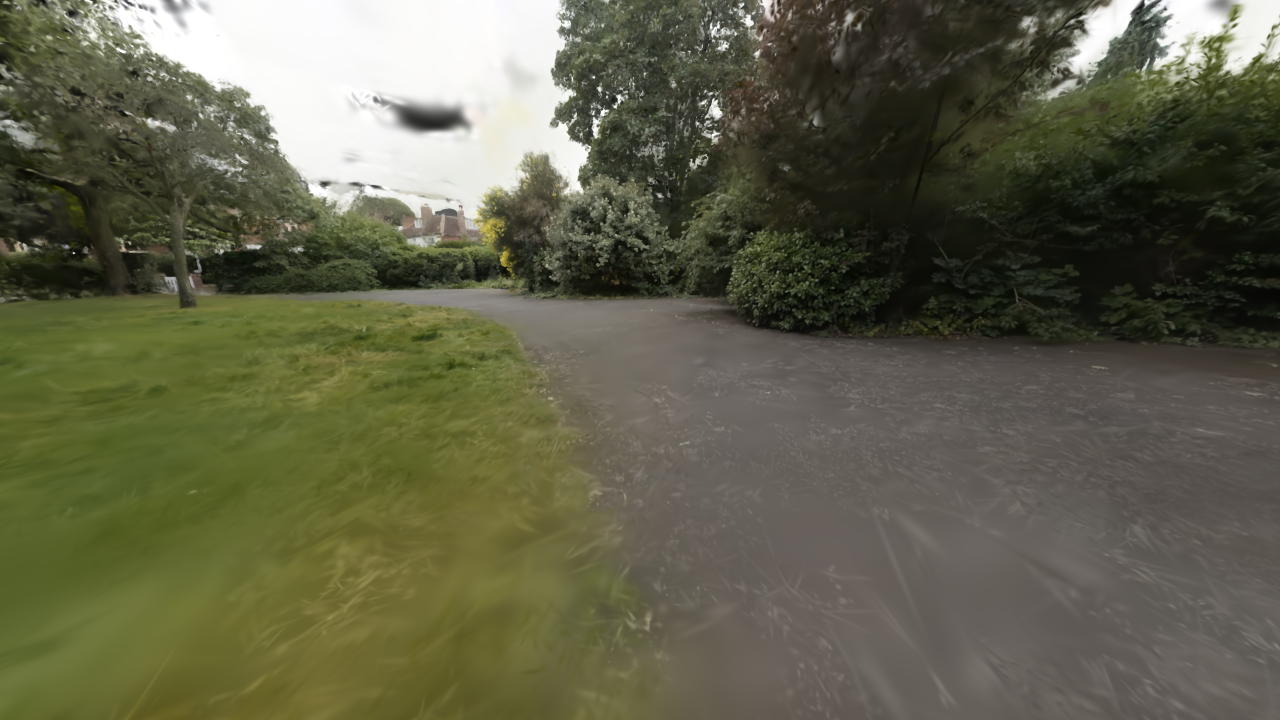

Reproduce this figure in Python.
#!/usr/bin/env python
import gaussian_splatting.util_gau as util_gau
from PIL import Image
import math
import glm
import torch
import numpy as np
from gaussian_splatting.utils.sh_utils import eval_sh
from gaussian_splatting.gauss_render import homogeneous
import gaussian_splatting.utils as utils


#ply = util_gau.load_ply("/home/bongwon/Desktop/3DGS_playground/GaussianSplattingViewer/models/bicycle/point_cloud/iteration_7000/point_cloud.ply")
ply = util_gau.load_ply('bicycle.ply')
#ply = util_gau.naive_gaussian()

means3D = torch.from_numpy(ply.xyz).cuda()
opacity = torch.from_numpy(ply.opacity).cuda()
scales = torch.from_numpy(ply.scale).cuda()
rotations = torch.from_numpy(ply.rot).cuda()
shs = torch.from_numpy(ply.sh.reshape((rotations.shape[0], -1, 3))).cuda()
# (bong-furiosa)
# 기존 torch-splatting의 입력 값을 확인했을 때, dim=1에서 맨 앞만 유효한 shs 값이고 나머지는 전부 0입니다.
shs[:, 1:, :] = 0

class Camera:
    def __init__(self, h, w):
        self.znear = 0.01
        self.zfar = 100
        self.image_height = self.h = h
        self.image_width = self.w = w
        self.fovy = np.pi / 2

        self.FoVy = np.pi/2
        tany = math.tan(self.fovy/2)
        tanx = tany/self.h*self.w
        self.FoVx = math.atan(tanx)*2
        self.focal_x = self.w / (2*np.tan(self.FoVx/2))
        self.focal_y = self.h / (2*np.tan(self.FoVy/2))

        self.position = np.array([0.0, 0.0, 3.0]).astype(np.float32)
        self.target = np.array([0.0, 0.0, 0.0]).astype(np.float32)
        self.up = np.array([0.0, -1.0, 0.0]).astype(np.float32)
        self.yaw = -np.pi / 2
        self.pitch = 0

        self.is_pose_dirty = True
        self.is_intrin_dirty = True

        self.last_x = 640
        self.last_y = 360
        self.first_mouse = True

        self.is_leftmouse_pressed = False
        self.is_rightmouse_pressed = False

        self.rot_sensitivity = 0.02
        self.trans_sensitivity = 0.01
        self.zoom_sensitivity = 0.08
        self.roll_sensitivity = 0.03
        self.target_dist = 3.

        self.world_view_transform = torch.from_numpy(self.get_view_matrix()).T.inverse().cuda()
        self.projection_matrix = torch.from_numpy(self.get_project_matrix()).T.cuda()

    def get_view_matrix(self):
        view_matrix = np.array(glm.lookAt(self.position, self.target, self.up))
        scale_matrix = np.array([[1.0, 0.0, 0.0, 0.0],
                                    [0.0, 1.0, 0.0, 0.0],
                                    [0.0, 0.0, -1.0, 0.0],
                                    [0.0, 0.0, 0.0, 1.0]],dtype=np.float32)
        return np.matmul(scale_matrix, view_matrix)

    def get_project_matrix(self):
        # htanx, htany, focal = self.get_htanfovxy_focal()
        # f_n = self.zfar - self.znear
        # proj_mat = np.array([
        #     1 / htanx, 0, 0, 0,
        #     0, 1 / htany, 0, 0,
        #     0, 0, self.zfar / f_n, - 2 * self.zfar * self.znear / f_n,
        #     0, 0, 1, 0
        # ])
        project_mat = glm.perspective(
            self.fovy,
            self.w / self.h,
            self.znear,
            self.zfar
        )
        return np.array(project_mat).astype(np.float32)

camera=  Camera(720,1280)

###################################################
# PROJECTION PHASE
def projection_ndc(points, viewmatrix, projmatrix):
    points_o = homogeneous(points) # object space
    points_h = points_o @ viewmatrix @ projmatrix # screen space # RHS
    p_w = 1.0 / (points_h[..., -1:] + 0.000001)
    p_proj = points_h * p_w
    p_view = points_o @ viewmatrix
    # (bong-furisoa)
    # 영역 밖의 불필요한 Gaussian이 포함되면 색깔 계산에 잘못 누적되는 것이 아닌가 생각이 들었습니다.
    # 그래서 in_mask를 부활시키겠습니다.
    in_mask = p_view[..., 2] >= 0.2
    return p_proj, p_view, in_mask

mean_ndc, mean_view, in_mask = projection_ndc(means3D, 
        viewmatrix=camera.world_view_transform, 
        projmatrix=camera.projection_matrix)
# (bong-furisoa)
# Gaussian Sphere들을 in_mask를 사용해서 필터링하겠습니다.
mean_ndc = mean_ndc[in_mask]
mean_view = mean_view[in_mask]
depths = mean_view[:,2]

###################################################
# BUILD COLOR PHASE
active_sh_degree = int(np.round(np.sqrt(ply.sh_dim/3)))-1
def build_color(means3D, shs, camera):
    rays_o = torch.from_numpy(camera.position).cuda()
    rays_d = means3D - rays_o
    color = eval_sh(active_sh_degree, shs.permute(0,2,1), rays_d)
    color = (color + 0.5).clip(min=0.0)
    return color

# (bong-furisoa)
# Gaussian Sphere들을 in_mask를 사용해서 필터링하겠습니다.
color = build_color(means3D=means3D[in_mask], shs=shs[in_mask], camera=camera)

###################################################
# BUILD COV3D PHASE
def build_rotation(r):
    #norm = torch.sqrt(r[:,0]*r[:,0] + r[:,1]*r[:,1] + r[:,2]*r[:,2] + r[:,3]*r[:,3])

    #q = r / norm[:, None]
    q = r

    R = torch.zeros((q.size(0), 3, 3), device='cuda')

    r = q[:, 0]
    x = q[:, 1]
    y = q[:, 2]
    z = q[:, 3]

    R[:, 0, 0] = 1 - 2 * (y*y + z*z)
    R[:, 0, 1] = 2 * (x*y - r*z)
    R[:, 0, 2] = 2 * (x*z + r*y)
    R[:, 1, 0] = 2 * (x*y + r*z)
    R[:, 1, 1] = 1 - 2 * (x*x + z*z)
    R[:, 1, 2] = 2 * (y*z - r*x)
    R[:, 2, 0] = 2 * (x*z - r*y)
    R[:, 2, 1] = 2 * (y*z + r*x)
    R[:, 2, 2] = 1 - 2 * (x*x + y*y)
    return R
def build_scaling_rotation(s, r):
    L = torch.zeros((s.shape[0], 3, 3), dtype=torch.float, device="cuda")
    R = build_rotation(r)

    L[:,0,0] = s[:,0]
    L[:,1,1] = s[:,1]
    L[:,2,2] = s[:,2]

    L = R @ L
    return L
def build_covariance_3d(s, r):
    L = build_scaling_rotation(s, r)
    actual_covariance = L @ L.transpose(1, 2)
    return actual_covariance

# (bong-furisoa)
# Gaussian Sphere들을 in_mask를 사용해서 필터링하겠습니다.
cov3d = build_covariance_3d(scales, rotations)
cov3d = cov3d[in_mask]

###################################################
# BUILD COV2D PHASE
def build_covariance_2d(
    mean3d, cov3d, viewmatrix, fov_x, fov_y, focal_x, focal_y
):
    # The following models the steps outlined by equations 29
	# and 31 in "EWA Splatting" (Zwicker et al., 2002). 
	# Additionally considers aspect / scaling of viewport.
	# Transposes used to account for row-/column-major conventions.
    tan_fovx = math.tan(fov_x * 0.5)
    tan_fovy = math.tan(fov_y * 0.5)
    t = (mean3d @ viewmatrix[:3,:3]) + viewmatrix[-1:,:3]

    # truncate the influences of gaussians far outside the frustum.
    tx = (t[..., 0] / t[..., 2]).clip(min=-tan_fovx*1.3, max=tan_fovx*1.3) * t[..., 2]
    ty = (t[..., 1] / t[..., 2]).clip(min=-tan_fovy*1.3, max=tan_fovy*1.3) * t[..., 2]
    tz = t[..., 2]

    # Eq.29 locally affine transform 
    # perspective transform is not affine so we approximate with first-order taylor expansion
    # notice that we multiply by the intrinsic so that the variance is at the sceen space
    J = torch.zeros(mean3d.shape[0], 3, 3).to(mean3d)
    J[..., 0, 0] = 1 / tz * focal_x
    J[..., 0, 2] = -tx / (tz * tz) * focal_x
    J[..., 1, 1] = 1 / tz * focal_y
    J[..., 1, 2] = -ty / (tz * tz) * focal_y
    # J[..., 2, 0] = tx / t.norm(dim=-1) # discard
    # J[..., 2, 1] = ty / t.norm(dim=-1) # discard
    # J[..., 2, 2] = tz / t.norm(dim=-1) # discard
    W = viewmatrix[:3,:3].T # transpose to correct viewmatrix
    cov2d = J @ W @ cov3d @ W.T @ J.permute(0,2,1)
    
    # add low pass filter here according to E.q. 32
    filter = torch.eye(2,2).to(cov2d) * 0.3
    return cov2d[:, :2, :2] + filter[None]

cov2d = build_covariance_2d(
    # (bong-furisoa)
    # Gaussian Sphere들을 in_mask를 사용해서 필터링하겠습니다.
    mean3d=means3D[in_mask], 
    cov3d=cov3d, 
    viewmatrix=camera.world_view_transform,
    fov_x=camera.FoVx, 
    fov_y=camera.FoVy, 
    focal_x=camera.focal_x, 
    focal_y=camera.focal_y)

mean_coord_x = ((mean_ndc[..., 0] + 1) * camera.image_width - 1.0) * 0.5
mean_coord_y = ((mean_ndc[..., 1] + 1) * camera.image_height - 1.0) * 0.5
means2D = torch.stack([mean_coord_x, mean_coord_y], dim=-1)

###################################################
# RENDERING PHASE
def get_radius(cov2d):
    det = cov2d[:, 0, 0] * cov2d[:,1,1] - cov2d[:, 0, 1] * cov2d[:,1,0]
    mid = 0.5 * (cov2d[:, 0,0] + cov2d[:,1,1])
    lambda1 = mid + torch.sqrt((mid**2-det).clip(min=0.1))
    lambda2 = mid - torch.sqrt((mid**2-det).clip(min=0.1))
    return 3.0 * torch.sqrt(torch.max(lambda1, lambda2)).ceil()

def get_rect(pix_coord, radii, width, height):
    rect_min = (pix_coord - radii[:,None])
    rect_max = (pix_coord + radii[:,None])
    rect_min[..., 0] = rect_min[..., 0].clip(0, width - 1.0)
    rect_min[..., 1] = rect_min[..., 1].clip(0, height - 1.0)
    rect_max[..., 0] = rect_max[..., 0].clip(0, width - 1.0)
    rect_max[..., 1] = rect_max[..., 1].clip(0, height - 1.0)
    return rect_min, rect_max

def render(camera, means2D, cov2d, color, opacity, depths):
    radii = get_radius(cov2d)
    rect = get_rect(means2D, radii, width=camera.image_width, height=camera.image_height)

    pix_coord = torch.stack(torch.meshgrid(torch.arange(camera.image_width), torch.arange(camera.image_height), indexing='xy'), dim=-1).to('cuda')
    
    render_color = torch.ones(*pix_coord.shape[:2], 3).to('cuda')
    render_depth = torch.zeros(*pix_coord.shape[:2], 1).to('cuda')
    render_alpha = torch.zeros(*pix_coord.shape[:2], 1).to('cuda')

    TILE_SIZE = 16
    for h in range(0, camera.image_height, TILE_SIZE):
        for w in range(0, camera.image_width, TILE_SIZE):

            over_tl = rect[0][..., 0].clip(min=w), rect[0][..., 1].clip(min=h)
            over_br = rect[1][..., 0].clip(max=w+TILE_SIZE-1), rect[1][..., 1].clip(max=h+TILE_SIZE-1)
            in_mask = (over_br[0] > over_tl[0]) & (over_br[1] > over_tl[1]) # 3D gaussian in the tile 
            
            if not in_mask.sum() > 0:
                continue

            P = in_mask.sum()
            tile_coord = pix_coord[h:h+TILE_SIZE, w:w+TILE_SIZE].flatten(0,-2)
            sorted_depths, index = torch.sort(depths[in_mask])
            sorted_means2D = means2D[in_mask][index]
            sorted_cov2d = cov2d[in_mask][index] # P 2 2
            sorted_conic = sorted_cov2d.inverse() # inverse of variance
            sorted_opacity = opacity[in_mask][index]
            sorted_color = color[in_mask][index]
            #dx = (tile_coord[:,None,:] - sorted_means2D[None,:]) # B P 2
            # ADDED xy - pixf
            dx = (-tile_coord[:,None,:] + sorted_means2D[None,:]) # B P 2
            
            gauss_weight = torch.exp(-0.5 * (
                dx[:, :, 0]**2 * sorted_conic[:, 0, 0] 
                + dx[:, :, 1]**2 * sorted_conic[:, 1, 1]
                + dx[:,:,0]*dx[:,:,1] * sorted_conic[:, 0, 1]
                + dx[:,:,0]*dx[:,:,1] * sorted_conic[:, 1, 0]))

            # ADDED added large value filtering 
            #gauss_weight = gauss_weight * (gauss_weight <= 1)
            
            alpha = (gauss_weight[..., None] * sorted_opacity[None]).clip(max=0.99) # B P 1
            T = torch.cat([torch.ones_like(alpha[:,:1]), 1-alpha[:,:-1]], dim=1).cumprod(dim=1)
            acc_alpha = (alpha * T).sum(dim=1)
            #tile_color = (T * alpha * sorted_color[None]).sum(dim=1) + (1-acc_alpha) * (1 if self.white_bkgd else 0)
            tile_color = (T * alpha * sorted_color[None]).sum(dim=1) + (1-acc_alpha) * 0
            tile_depth = ((T * alpha) * sorted_depths[None,:,None]).sum(dim=1)
            render_color[h:h+TILE_SIZE, w:w+TILE_SIZE] = tile_color.reshape(TILE_SIZE, TILE_SIZE, -1)
            render_depth[h:h+TILE_SIZE, w:w+TILE_SIZE] = tile_depth.reshape(TILE_SIZE, TILE_SIZE, -1)
            render_alpha[h:h+TILE_SIZE, w:w+TILE_SIZE] = acc_alpha.reshape(TILE_SIZE, TILE_SIZE, -1)

    return {
        "render": render_color,
        "depth": render_depth,
        "alpha": render_alpha,
        "visiility_filter": radii > 0,
        "radii": radii
    }


out = render(
                camera = camera, 
                means2D=means2D,
                cov2d=cov2d,
                color=color,
                # (bong-furisoa)
                # Gaussian Sphere들을 in_mask를 사용해서 필터링하겠습니다.
                opacity=opacity[in_mask], 
                depths=depths,
            )

image = out['render'].detach().cpu().numpy()
utils.imwrite(str('test.png'), image)

image = out['depth'].detach().cpu().numpy()
to8b = lambda x: (255 * np.clip(x, 0, 1)).astype(np.uint8)
image = np.squeeze(to8b(image))
im = Image.fromarray(image, mode='L')
im.save('depth.png')
print(means2D)
